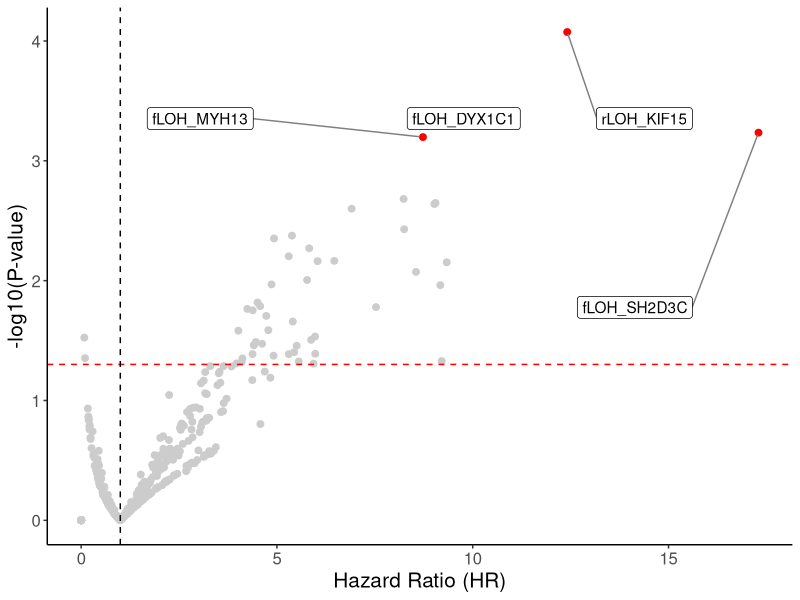

Write the R code that produced this figure.
library(ggplot2)
library(ggrepel)
library(gridExtra)
library(dplyr)


TCGA.Result.Data<-data.frame(read.table("../../Data/TNBC_Survival_Result.txt",stringsAsFactors = FALSE,header = TRUE))



colnames(TCGA.Result.Data)<-c("Gene_LOH","Pvalue","HR","Qvalue")

FilterTCGA.Result.Data<-TCGA.Result.Data[which(TCGA.Result.Data$N>3),]


ggplot(FilterTCGA.Result.Data, aes(x=HR,y=-log10(Pvalue),label=Gene_LOH))+
  geom_point(size=2,color=dplyr::case_when(FilterTCGA.Result.Data$Qvalue<0.05~"red",FilterTCGA.Result.Data$Qvalue>0.05 ~"#CCCCCC"))+
  geom_hline(yintercept = -log10(0.05),linetype="dashed",color="red")+
  geom_vline(xintercept = 1,linetype="dashed",color="black")+
  
  geom_label_repel(aes(label=ifelse((Qvalue<0.05),as.character(Gene_LOH),'')),box.padding = unit(5, 'lines'),
                   point.padding=unit(0.2,"lines"),segment.color='grey50',max.overlaps = 1000,max.iter=1e4)+
  theme(axis.line = element_line(colour = "black"),
        panel.grid.major = element_blank(),
        panel.grid.minor = element_blank(),
        panel.border = element_blank(),
        panel.background = element_blank(),
        text = element_text(size=15),legend.position = "none")+
  labs(y="-log10(P-value)",x="Hazard Ratio (HR)")






